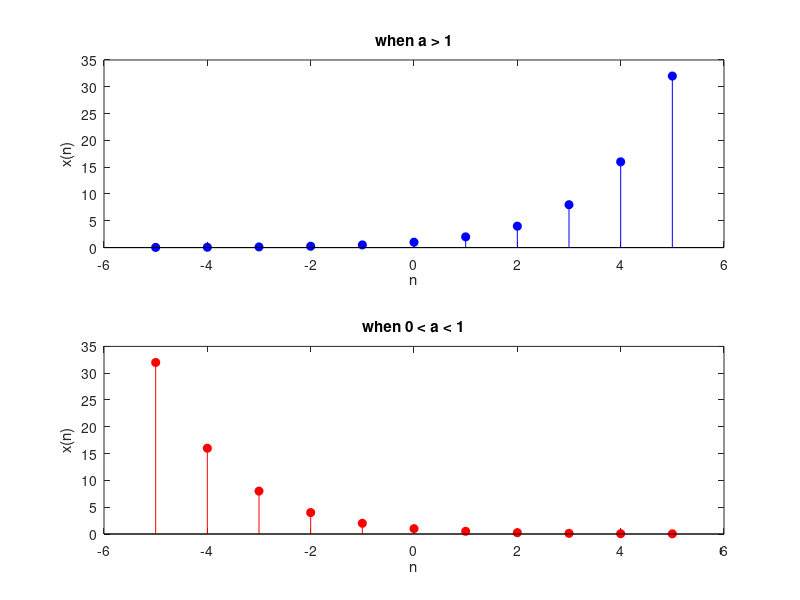
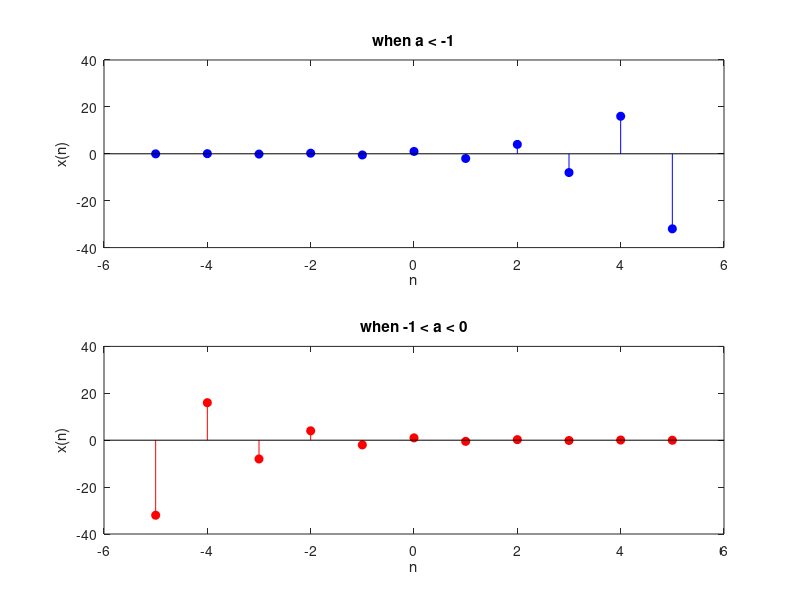

Here is the MATLAB script that generated these plots, in order:
% x(n) = a^n for all n
% a is real
n1=-5;
n2=5;
n=n1:n2;
len = length(n);
x=zeros(1,len);

for i=1:len
    x(i) = power(2,n(i)); % a = 2 (positive value)
end

figure();
subplot(2,1,1);
stem(n,x,'b','filled');
title('when a > 1');
xlabel('n');
ylabel('x(n)');

x1 = zeros(1,len);
for i=1:len
    x1(i) = power(0.5,n(i)); % a = 0.5 (positive value)
end

subplot(2,1,2);
stem(n,x1,'r','filled');
title('when 0 < a < 1');
xlabel('n');
ylabel('x(n)');


% negative a

for i=1:len
    x(i) = power(-2,n(i)); % a = -2 (negative value)
end

figure();
subplot(2,1,1);
stem(n,x,'b','filled');
title('when a < -1');
xlabel('n');
ylabel('x(n)');
set(gca,'ylim',[-40,40]);

x1 = zeros(1,len);
for i=1:len
    x1(i) = power(-0.5,n(i)); % a = -0.5 (negative value)
end

subplot(2,1,2);
stem(n,x1,'r','filled');
title('when -1 < a < 0');
xlabel('n');
ylabel('x(n)');
set(gca,'ylim',[-40,40]);


     
